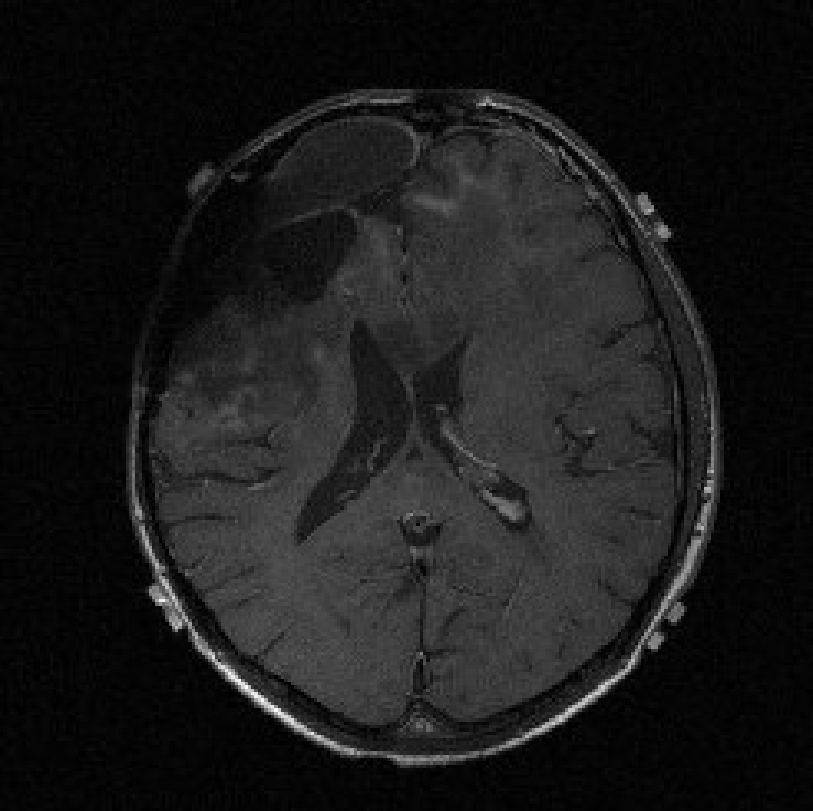
#> input picture fiducial.png, 813 x 811 px
$ python test.py --image fiducial.png   (older library calls are emulated)
#> lines starting #> are read from the running program, lines starting #| are printed output that depends on the picture; after the words box and inside, x2 and y2 are one past the last pixel; in counts of white or black regions, pixels touching at a corner belong together; pictures that were not available may be replaced by others from this repository, and a replacement may not be noted
### process.py
#!/usr/bin/env python
from scipy.ndimage.filters import gaussian_filter1d, gaussian_filter
import numpy as np
import cv2
from matplotlib import pyplot as plt
import argparse
from sklearn.cluster import KMeans
from random import randint
import dicom

# Import DICOM file as numpy array
def import_dicom(path, max_threshold=255, image_threshold=0.1,
                 scale_grays=125):
    if scale_grays > 255 or scale_grays < 0:
        raise ValueError("scale_grays must be between 0 and 255")

    raw_image = dicom.read_file(path).pixel_array
    raw_image = np.where(raw_image < 0, np.zeros(raw_image.shape), raw_image)

    if raw_image.max() > max_threshold:
        threshold = image_threshold * raw_image.max()
        if threshold > 255:
            scaled = np.where(raw_image >= 255, np.ones(raw_image.shape) * 255,
                              (raw_image / threshold) * scale_grays)
        elif threshold > scale_grays:
            scaled = np.where(raw_image >= threshold,
                              np.ones(raw_image.shape) * 255,
                              (raw_image / threshold) * scale_grays)
        else:
            scaled = np.where(raw_image >= threshold,
                              np.ones(raw_image.shape) * 255, raw_image)
    else:
        scaled = np.zeros(raw_image.shape)
    return scaled.astype(np.uint8)

# Display grayscale image
def display(image, title=None, pause=None):
    if pause is None:
        plt.figure()
    if title is not None:
        plt.title(title)

    if display.blank or pause is None:
        display.image = plt.imshow(image, cmap='gray', vmin=0, vmax=255)
        display.blank = False
    else:
        display.image.set_data(image)

    if pause:
        plt.pause(pause)
    else:
        plt.show(block=False)
display.blank = True
display.image = None

# Contrast Limited Adaptive Histogram Equalization
# [183 lines left out: functions clahe_img, img_hist, func_minima, norm_rate_curve, thresh_hist, thresh_adaptive and 4 more, not called in this run]

# Harris Corners
def harris_corners(image, outline=True, blockSize=2, ksize=3, harris_k=0.06,
                   verbose=False, **kwargs):
    if outline:
        image = longest_edge(image, verbose=verbose, **kwargs)

    raw_corners = cv2.cornerHarris(image, blockSize, ksize, harris_k)
    dilated = cv2.dilate(raw_corners, None)
    _, scaled = cv2.threshold(dilated, 0.01 * dilated.max(), 255, 0)
    corners = scaled.astype(np.uint8)

    if verbose:
        display(corners, 'Harris corner detection')

    return corners

# Shi-Tomasi corner detector
# [43 lines left out: functions shi_tomasi, crop, not called in this run]

parser = argparse.ArgumentParser(description="Fiducial Localization")
parser.add_argument('-i', '--image', metavar='', type=str,
                    help='image to be processed')
args = parser.parse_args()
if args.image:
    try:
        img = import_dicom(args.image)
    except dicom.errors.InvalidDicomError:
        img = cv2.imread(args.image, 0)
#> img is the input picture: shape (811, 813); min 0, max 255, mean 26.4
    if img is None:
        raise Exception('Image is of an unsupported type')
else:
    img = cv2.imread('./Fiducial data/PVC skull model/Sequential scan/'\
                     'Patient-BARC ACRYLIC SKULL/Study_34144_CT_SKULL'\
                     '[20160627]/Series_002_Plain Scan/IM94.jpg', 0)
    img = crop(img)

# [3 lines that do not run on import are left out]

plt.show()

### test.py
#!/usr/bin/env python
import os
from process import *

folder = "./Fiducial data/Glass scan 1mm/Glass scan axial 1.25mm/"\
         "Patient-GLASS SCAN  1MM/Study_33455_CT_PHANTOM[20160526]/"\
         "Series_002_Plain Scan/"

for img_name in os.listdir(folder):
    img = cv2.imread(folder + img_name, 0)[67:450, :]
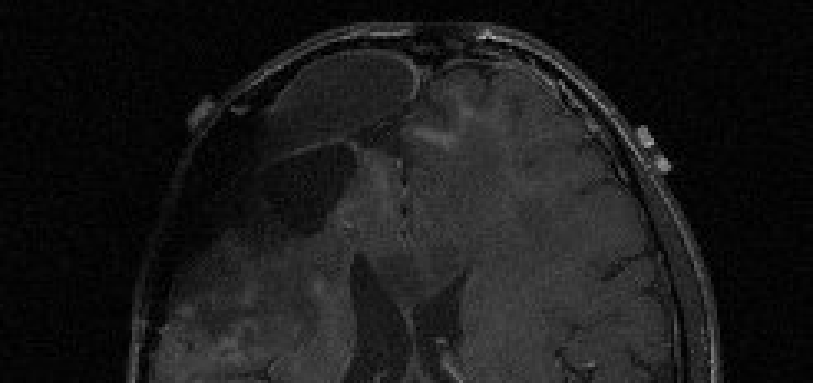
#> img: shape (383, 813); min 0, max 174, mean 25.6
    display(img, img_name)
    corners = harris_corners(img, outline=False)
#> in harris_corners, `dilated = cv2.dilate(raw_corners, None)`:
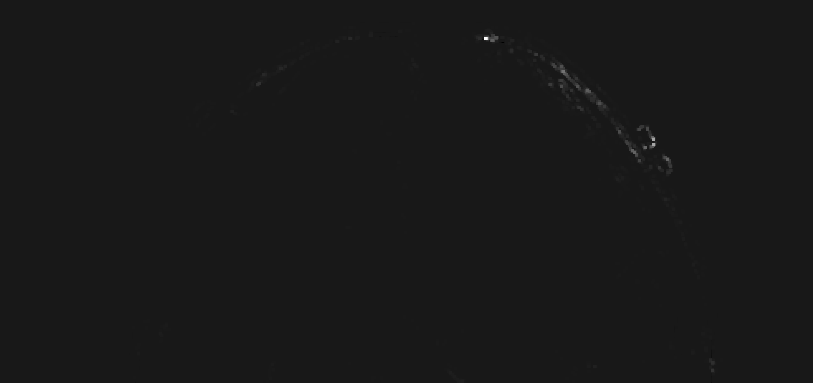
#> dilated: shape (383, 813) float32; min -0.000452, max 0.00425, mean 3.9e-06; drawn with min black and max white
#> in harris_corners, `_, scaled = cv2.threshold(dilated, 0.01 * dilated.max(), 255, 0)`:
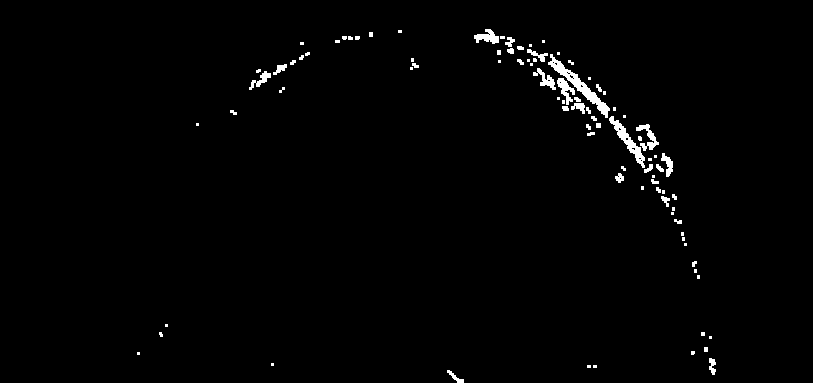
#> scaled: shape (383, 813) float32; 1.3% white; 91 white regions (51 under 20 px), largest, box (x1, y1, x2, y2) and area: (548, 54, 610, 118) 685, (609, 116, 645, 168) 444, (636, 124, 659, 151) 232
    display(corners, 'Corners')
    try:
        plt.show()
    except KeyboardInterrupt:
        break
